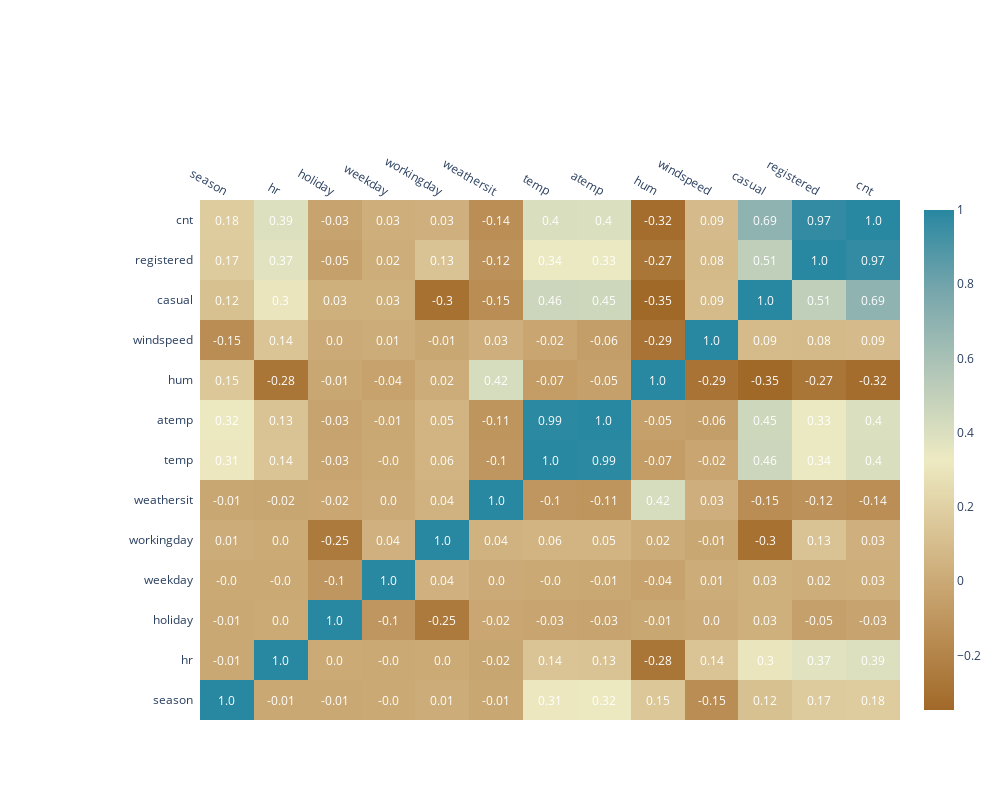

The cell this chart's notebook holds for it:
### Code cell
import plotly.figure_factory as ff
fig=ff.create_annotated_heatmap(z=corr_.values,
                           x=list(corr_.columns),
                           y=list(corr_.index),
                           annotation_text=corr_.round(2).values,
                           showscale=True,
                               colorscale='Earth',)
fig.layout.margin=dict(l=200,t=200)
fig.layout.height=800
fig.layout.width=1000
iplot(fig)

### Figure 1 — Plotly figure (JSON) as saved in the notebook; plotly's stock layout.template omitted (floating-point values rounded to 4 significant figures; data arrays with more than 128 entries replaced by an {"elided": "..."} marker saying what was removed)
{"data": [{"colorscale": [[0, "rgb(161, 105, 40)"], [0.1667, "rgb(189, 146, 90)"], [0.3333, "rgb(214, 189, 141)"], [0.5, "rgb(237, 234, 194)"], [0.6667, "rgb(181, 200, 184)"], [0.8333, "rgb(121, 167, 172)"], [1, "rgb(40, 135, 161)"]], "reversescale": false, "showscale": true, "type": "heatmap", "x": ["season", "hr", "holiday", "weekday", "workingday", "weathersit", "temp", "atemp", "hum", "windspeed", "casual", "registered", "cnt"], "y": ["season", "hr", "holiday", "weekday", "workingday", "weathersit", "temp", "atemp", "hum", "windspeed", "casual", "registered", "cnt"], "z": {"elided": "13x13 float values"}}], "layout": {"annotations": [{"font": {"color": "#FFFFFF"}, "showarrow": false, "text": "1.0", "x": "season", "xref": "x", "y": "season", "yref": "y"}, {"font": {"color": "#FFFFFF"}, "showarrow": false, "text": "-0.01", "x": "hr", "xref": "x", "y": "season", "yref": "y"}, {"font": {"color": "#FFFFFF"}, "showarrow": false, "text": "-0.01", "x": "holiday", "xref": "x", "y": "season", "yref": "y"}, {"font": {"color": "#FFFFFF"}, "showarrow": false, "text": "-0.0", "x": "weekday", "xref": "x", "y": "season", "yref": "y"}, {"font": {"color": "#FFFFFF"}, "showarrow": false, "text": "0.01", "x": "workingday", "xref": "x", "y": "season", "yref": "y"}, {"font": {"color": "#FFFFFF"}, "showarrow": false, "text": "-0.01", "x": "weathersit", "xref": "x", "y": "season", "yref": "y"}, {"font": {"color": "#FFFFFF"}, "showarrow": false, "text": "0.31", "x": "temp", "xref": "x", "y": "season", "yref": "y"}, {"font": {"color": "#FFFFFF"}, "showarrow": false, "text": "0.32", "x": "atemp", "xref": "x", "y": "season", "yref": "y"}, {"font": {"color": "#FFFFFF"}, "showarrow": false, "text": "0.15", "x": "hum", "xref": "x", "y": "season", "yref": "y"}, {"font": {"color": "#FFFFFF"}, "showarrow": false, "text": "-0.15", "x": "windspeed", "xref": "x", "y": "season", "yref": "y"}, {"font": {"color": "#FFFFFF"}, "showarrow": false, "text": "0.12", "x": "casual", "xref": "x", "y": "season", "yref": "y"}, {"font": {"color": "#FFFFFF"}, "showarrow": false, "text": "0.17", "x": "registered", "xref": "x", "y": "season", "yref": "y"}, {"font": {"color": "#FFFFFF"}, "showarrow": false, "text": "0.18", "x": "cnt", "xref": "x", "y": "season", "yref": "y"}, {"font": {"color": "#FFFFFF"}, "showarrow": false, "text": "-0.01", "x": "season", "xref": "x", "y": "hr", "yref": "y"}, {"font": {"color": "#FFFFFF"}, "showarrow": false, "text": "1.0", "x": "hr", "xref": "x", "y": "hr", "yref": "y"}, {"font": {"color": "#FFFFFF"}, "showarrow": false, "text": "0.0", "x": "holiday", "xref": "x", "y": "hr", "yref": "y"}, {"font": {"color": "#FFFFFF"}, "showarrow": false, "text": "-0.0", "x": "weekday", "xref": "x", "y": "hr", "yref": "y"}, {"font": {"color": "#FFFFFF"}, "showarrow": false, "text": "0.0", "x": "workingday", "xref": "x", "y": "hr", "yref": "y"}, {"font": {"color": "#FFFFFF"}, "showarrow": false, "text": "-0.02", "x": "weathersit", "xref": "x", "y": "hr", "yref": "y"}, {"font": {"color": "#FFFFFF"}, "showarrow": false, "text": "0.14", "x": "temp", "xref": "x", "y": "hr", "yref": "y"}, {"font": {"color": "#FFFFFF"}, "showarrow": false, "text": "0.13", "x": "atemp", "xref": "x", "y": "hr", "yref": "y"}, {"font": {"color": "#FFFFFF"}, "showarrow": false, "text": "-0.28", "x": "hum", "xref": "x", "y": "hr", "yref": "y"}, {"font": {"color": "#FFFFFF"}, "showarrow": false, "text": "0.14", "x": "windspeed", "xref": "x", "y": "hr", "yref": "y"}, {"font": {"color": "#FFFFFF"}, "showarrow": false, "text": "0.3", "x": "casual", "xref": "x", "y": "hr", "yref": "y"}, {"font": {"color": "#FFFFFF"}, "showarrow": false, "text": "0.37", "x": "registered", "xref": "x", "y": "hr", "yref": "y"}, {"font": {"color": "#FFFFFF"}, "showarrow": false, "text": "0.39", "x": "cnt", "xref": "x", "y": "hr", "yref": "y"}, {"font": {"color": "#FFFFFF"}, "showarrow": false, "text": "-0.01", "x": "season", "xref": "x", "y": "holiday", "yref": "y"}, {"font": {"color": "#FFFFFF"}, "showarrow": false, "text": "0.0", "x": "hr", "xref": "x", "y": "holiday", "yref": "y"}, {"font": {"color": "#FFFFFF"}, "showarrow": false, "text": "1.0", "x": "holiday", "xref": "x", "y": "holiday", "yref": "y"}, {"font": {"color": "#FFFFFF"}, "showarrow": false, "text": "-0.1", "x": "weekday", "xref": "x", "y": "holiday", "yref": "y"}, {"font": {"color": "#FFFFFF"}, "showarrow": false, "text": "-0.25", "x": "workingday", "xref": "x", "y": "holiday", "yref": "y"}, {"font": {"color": "#FFFFFF"}, "showarrow": false, "text": "-0.02", "x": "weathersit", "xref": "x", "y": "holiday", "yref": "y"}, {"font": {"color": "#FFFFFF"}, "showarrow": false, "text": "-0.03", "x": "temp", "xref": "x", "y": "holiday", "yref": "y"}, {"font": {"color": "#FFFFFF"}, "showarrow": false, "text": "-0.03", "x": "atemp", "xref": "x", "y": "holiday", "yref": "y"}, {"font": {"color": "#FFFFFF"}, "showarrow": false, "text": "-0.01", "x": "hum", "xref": "x", "y": "holiday", "yref": "y"}, {"font": {"color": "#FFFFFF"}, "showarrow": false, "text": "0.0", "x": "windspeed", "xref": "x", "y": "holiday", "yref": "y"}, {"font": {"color": "#FFFFFF"}, "showarrow": false, "text": "0.03", "x": "casual", "xref": "x", "y": "holiday", "yref": "y"}, {"font": {"color": "#FFFFFF"}, "showarrow": false, "text": "-0.05", "x": "registered", "xref": "x", "y": "holiday", "yref": "y"}, {"font": {"color": "#FFFFFF"}, "showarrow": false, "text": "-0.03", "x": "cnt", "xref": "x", "y": "holiday", "yref": "y"}, {"font": {"color": "#FFFFFF"}, "showarrow": false, "text": "-0.0", "x": "season", "xref": "x", "y": "weekday", "yref": "y"}, {"font": {"color": "#FFFFFF"}, "showarrow": false, "text": "-0.0", "x": "hr", "xref": "x", "y": "weekday", "yref": "y"}, {"font": {"color": "#FFFFFF"}, "showarrow": false, "text": "-0.1", "x": "holiday", "xref": "x", "y": "weekday", "yref": "y"}, {"font": {"color": "#FFFFFF"}, "showarrow": false, "text": "1.0", "x": "weekday", "xref": "x", "y": "weekday", "yref": "y"}, {"font": {"color": "#FFFFFF"}, "showarrow": false, "text": "0.04", "x": "workingday", "xref": "x", "y": "weekday", "yref": "y"}, {"font": {"color": "#FFFFFF"}, "showarrow": false, "text": "0.0", "x": "weathersit", "xref": "x", "y": "weekday", "yref": "y"}, {"font": {"color": "#FFFFFF"}, "showarrow": false, "text": "-0.0", "x": "temp", "xref": "x", "y": "weekday", "yref": "y"}, {"font": {"color": "#FFFFFF"}, "showarrow": false, "text": "-0.01", "x": "atemp", "xref": "x", "y": "weekday", "yref": "y"}, {"font": {"color": "#FFFFFF"}, "showarrow": false, "text": "-0.04", "x": "hum", "xref": "x", "y": "weekday", "yref": "y"}, {"font": {"color": "#FFFFFF"}, "showarrow": false, "text": "0.01", "x": "windspeed", "xref": "x", "y": "weekday", "yref": "y"}, {"font": {"color": "#FFFFFF"}, "showarrow": false, "text": "0.03", "x": "casual", "xref": "x", "y": "weekday", "yref": "y"}, {"font": {"color": "#FFFFFF"}, "showarrow": false, "text": "0.02", "x": "registered", "xref": "x", "y": "weekday", "yref": "y"}, {"font": {"color": "#FFFFFF"}, "showarrow": false, "text": "0.03", "x": "cnt", "xref": "x", "y": "weekday", "yref": "y"}, {"font": {"color": "#FFFFFF"}, "showarrow": false, "text": "0.01", "x": "season", "xref": "x", "y": "workingday", "yref": "y"}, {"font": {"color": "#FFFFFF"}, "showarrow": false, "text": "0.0", "x": "hr", "xref": "x", "y": "workingday", "yref": "y"}, {"font": {"color": "#FFFFFF"}, "showarrow": false, "text": "-0.25", "x": "holiday", "xref": "x", "y": "workingday", "yref": "y"}, {"font": {"color": "#FFFFFF"}, "showarrow": false, "text": "0.04", "x": "weekday", "xref": "x", "y": "workingday", "yref": "y"}, {"font": {"color": "#FFFFFF"}, "showarrow": false, "text": "1.0", "x": "workingday", "xref": "x", "y": "workingday", "yref": "y"}, {"font": {"color": "#FFFFFF"}, "showarrow": false, "text": "0.04", "x": "weathersit", "xref": "x", "y": "workingday", "yref": "y"}, {"font": {"color": "#FFFFFF"}, "showarrow": false, "text": "0.06", "x": "temp", "xref": "x", "y": "workingday", "yref": "y"}, {"font": {"color": "#FFFFFF"}, "showarrow": false, "text": "0.05", "x": "atemp", "xref": "x", "y": "workingday", "yref": "y"}, {"font": {"color": "#FFFFFF"}, "showarrow": false, "text": "0.02", "x": "hum", "xref": "x", "y": "workingday", "yref": "y"}, {"font": {"color": "#FFFFFF"}, "showarrow": false, "text": "-0.01", "x": "windspeed", "xref": "x", "y": "workingday", "yref": "y"}, {"font": {"color": "#FFFFFF"}, "showarrow": false, "text": "-0.3", "x": "casual", "xref": "x", "y": "workingday", "yref": "y"}, {"font": {"color": "#FFFFFF"}, "showarrow": false, "text": "0.13", "x": "registered", "xref": "x", "y": "workingday", "yref": "y"}, {"font": {"color": "#FFFFFF"}, "showarrow": false, "text": "0.03", "x": "cnt", "xref": "x", "y": "workingday", "yref": "y"}, {"font": {"color": "#FFFFFF"}, "showarrow": false, "text": "-0.01", "x": "season", "xref": "x", "y": "weathersit", "yref": "y"}, {"font": {"color": "#FFFFFF"}, "showarrow": false, "text": "-0.02", "x": "hr", "xref": "x", "y": "weathersit", "yref": "y"}, {"font": {"color": "#FFFFFF"}, "showarrow": false, "text": "-0.02", "x": "holiday", "xref": "x", "y": "weathersit", "yref": "y"}, {"font": {"color": "#FFFFFF"}, "showarrow": false, "text": "0.0", "x": "weekday", "xref": "x", "y": "weathersit", "yref": "y"}, {"font": {"color": "#FFFFFF"}, "showarrow": false, "text": "0.04", "x": "workingday", "xref": "x", "y": "weathersit", "yref": "y"}, {"font": {"color": "#FFFFFF"}, "showarrow": false, "text": "1.0", "x": "weathersit", "xref": "x", "y": "weathersit", "yref": "y"}, {"font": {"color": "#FFFFFF"}, "showarrow": false, "text": "-0.1", "x": "temp", "xref": "x", "y": "weathersit", "yref": "y"}, {"font": {"color": "#FFFFFF"}, "showarrow": false, "text": "-0.11", "x": "atemp", "xref": "x", "y": "weathersit", "yref": "y"}, {"font": {"color": "#FFFFFF"}, "showarrow": false, "text": "0.42", "x": "hum", "xref": "x", "y": "weathersit", "yref": "y"}, {"font": {"color": "#FFFFFF"}, "showarrow": false, "text": "0.03", "x": "windspeed", "xref": "x", "y": "weathersit", "yref": "y"}, {"font": {"color": "#FFFFFF"}, "showarrow": false, "text": "-0.15", "x": "casual", "xref": "x", "y": "weathersit", "yref": "y"}, {"font": {"color": "#FFFFFF"}, "showarrow": false, "text": "-0.12", "x": "registered", "xref": "x", "y": "weathersit", "yref": "y"}, {"font": {"color": "#FFFFFF"}, "showarrow": false, "text": "-0.14", "x": "cnt", "xref": "x", "y": "weathersit", "yref": "y"}, {"font": {"color": "#FFFFFF"}, "showarrow": false, "text": "0.31", "x": "season", "xref": "x", "y": "temp", "yref": "y"}, {"font": {"color": "#FFFFFF"}, "showarrow": false, "text": "0.14", "x": "hr", "xref": "x", "y": "temp", "yref": "y"}, {"font": {"color": "#FFFFFF"}, "showarrow": false, "text": "-0.03", "x": "holiday", "xref": "x", "y": "temp", "yref": "y"}, {"font": {"color": "#FFFFFF"}, "showarrow": false, "text": "-0.0", "x": "weekday", "xref": "x", "y": "temp", "yref": "y"}, {"font": {"color": "#FFFFFF"}, "showarrow": false, "text": "0.06", "x": "workingday", "xref": "x", "y": "temp", "yref": "y"}, {"font": {"color": "#FFFFFF"}, "showarrow": false, "text": "-0.1", "x": "weathersit", "xref": "x", "y": "temp", "yref": "y"}, {"font": {"color": "#FFFFFF"}, "showarrow": false, "text": "1.0", "x": "temp", "xref": "x", "y": "temp", "yref": "y"}, {"font": {"color": "#FFFFFF"}, "showarrow": false, "text": "0.99", "x": "atemp", "xref": "x", "y": "temp", "yref": "y"}, {"font": {"color": "#FFFFFF"}, "showarrow": false, "text": "-0.07", "x": "hum", "xref": "x", "y": "temp", "yref": "y"}, {"font": {"color": "#FFFFFF"}, "showarrow": false, "text": "-0.02", "x": "windspeed", "xref": "x", "y": "temp", "yref": "y"}, {"font": {"color": "#FFFFFF"}, "showarrow": false, "text": "0.46", "x": "casual", "xref": "x", "y": "temp", "yref": "y"}, {"font": {"color": "#FFFFFF"}, "showarrow": false, "text": "0.34", "x": "registered", "xref": "x", "y": "temp", "yref": "y"}, {"font": {"color": "#FFFFFF"}, "showarrow": false, "text": "0.4", "x": "cnt", "xref": "x", "y": "temp", "yref": "y"}, {"font": {"color": "#FFFFFF"}, "showarrow": false, "text": "0.32", "x": "season", "xref": "x", "y": "atemp", "yref": "y"}, {"font": {"color": "#FFFFFF"}, "showarrow": false, "text": "0.13", "x": "hr", "xref": "x", "y": "atemp", "yref": "y"}, {"font": {"color": "#FFFFFF"}, "showarrow": false, "text": "-0.03", "x": "holiday", "xref": "x", "y": "atemp", "yref": "y"}, {"font": {"color": "#FFFFFF"}, "showarrow": false, "text": "-0.01", "x": "weekday", "xref": "x", "y": "atemp", "yref": "y"}, {"font": {"color": "#FFFFFF"}, "showarrow": false, "text": "0.05", "x": "workingday", "xref": "x", "y": "atemp", "yref": "y"}, {"font": {"color": "#FFFFFF"}, "showarrow": false, "text": "-0.11", "x": "weathersit", "xref": "x", "y": "atemp", "yref": "y"}, {"font": {"color": "#FFFFFF"}, "showarrow": false, "text": "0.99", "x": "temp", "xref": "x", "y": "atemp", "yref": "y"}, {"font": {"color": "#FFFFFF"}, "showarrow": false, "text": "1.0", "x": "atemp", "xref": "x", "y": "atemp", "yref": "y"}, {"font": {"color": "#FFFFFF"}, "showarrow": false, "text": "-0.05", "x": "hum", "xref": "x", "y": "atemp", "yref": "y"}, {"font": {"color": "#FFFFFF"}, "showarrow": false, "text": "-0.06", "x": "windspeed", "xref": "x", "y": "atemp", "yref": "y"}, {"font": {"color": "#FFFFFF"}, "showarrow": false, "text": "0.45", "x": "casual", "xref": "x", "y": "atemp", "yref": "y"}, {"font": {"color": "#FFFFFF"}, "showarrow": false, "text": "0.33", "x": "registered", "xref": "x", "y": "atemp", "yref": "y"}, {"font": {"color": "#FFFFFF"}, "showarrow": false, "text": "0.4", "x": "cnt", "xref": "x", "y": "atemp", "yref": "y"}, {"font": {"color": "#FFFFFF"}, "showarrow": false, "text": "0.15", "x": "season", "xref": "x", "y": "hum", "yref": "y"}, {"font": {"color": "#FFFFFF"}, "showarrow": false, "text": "-0.28", "x": "hr", "xref": "x", "y": "hum", "yref": "y"}, {"font": {"color": "#FFFFFF"}, "showarrow": false, "text": "-0.01", "x": "holiday", "xref": "x", "y": "hum", "yref": "y"}, {"font": {"color": "#FFFFFF"}, "showarrow": false, "text": "-0.04", "x": "weekday", "xref": "x", "y": "hum", "yref": "y"}, {"font": {"color": "#FFFFFF"}, "showarrow": false, "text": "0.02", "x": "workingday", "xref": "x", "y": "hum", "yref": "y"}, {"font": {"color": "#FFFFFF"}, "showarrow": false, "text": "0.42", "x": "weathersit", "xref": "x", "y": "hum", "yref": "y"}, {"font": {"color": "#FFFFFF"}, "showarrow": false, "text": "-0.07", "x": "temp", "xref": "x", "y": "hum", "yref": "y"}, {"font": {"color": "#FFFFFF"}, "showarrow": false, "text": "-0.05", "x": "atemp", "xref": "x", "y": "hum", "yref": "y"}, {"font": {"color": "#FFFFFF"}, "showarrow": false, "text": "1.0", "x": "hum", "xref": "x", "y": "hum", "yref": "y"}, {"font": {"color": "#FFFFFF"}, "showarrow": false, "text": "-0.29", "x": "windspeed", "xref": "x", "y": "hum", "yref": "y"}, {"font": {"color": "#FFFFFF"}, "showarrow": false, "text": "-0.35", "x": "casual", "xref": "x", "y": "hum", "yref": "y"}, {"font": {"color": "#FFFFFF"}, "showarrow": false, "text": "-0.27", "x": "registered", "xref": "x", "y": "hum", "yref": "y"}, {"font": {"color": "#FFFFFF"}, "showarrow": false, "text": "-0.32", "x": "cnt", "xref": "x", "y": "hum", "yref": "y"}, {"font": {"color": "#FFFFFF"}, "showarrow": false, "text": "-0.15", "x": "season", "xref": "x", "y": "windspeed", "yref": "y"}, {"font": {"color": "#FFFFFF"}, "showarrow": false, "text": "0.14", "x": "hr", "xref": "x", "y": "windspeed", "yref": "y"}, {"font": {"color": "#FFFFFF"}, "showarrow": false, "text": "0.0", "x": "holiday", "xref": "x", "y": "windspeed", "yref": "y"}, {"font": {"color": "#FFFFFF"}, "showarrow": false, "text": "0.01", "x": "weekday", "xref": "x", "y": "windspeed", "yref": "y"}, {"font": {"color": "#FFFFFF"}, "showarrow": false, "text": "-0.01", "x": "workingday", "xref": "x", "y": "windspeed", "yref": "y"}, {"font": {"color": "#FFFFFF"}, "showarrow": false, "text": "0.03", "x": "weathersit", "xref": "x", "y": "windspeed", "yref": "y"}, {"font": {"color": "#FFFFFF"}, "showarrow": false, "text": "-0.02", "x": "temp", "xref": "x", "y": "windspeed", "yref": "y"}, {"font": {"color": "#FFFFFF"}, "showarrow": false, "text": "-0.06", "x": "atemp", "xref": "x", "y": "windspeed", "yref": "y"}, {"font": {"color": "#FFFFFF"}, "showarrow": false, "text": "-0.29", "x": "hum", "xref": "x", "y": "windspeed", "yref": "y"}, {"font": {"color": "#FFFFFF"}, "showarrow": false, "text": "1.0", "x": "windspeed", "xref": "x", "y": "windspeed", "yref": "y"}, {"font": {"color": "#FFFFFF"}, "showarrow": false, "text": "0.09", "x": "casual", "xref": "x", "y": "windspeed", "yref": "y"}, {"font": {"color": "#FFFFFF"}, "showarrow": false, "text": "0.08", "x": "registered", "xref": "x", "y": "windspeed", "yref": "y"}, {"font": {"color": "#FFFFFF"}, "showarrow": false, "text": "0.09", "x": "cnt", "xref": "x", "y": "windspeed", "yref": "y"}, {"font": {"color": "#FFFFFF"}, "showarrow": false, "text": "0.12", "x": "season", "xref": "x", "y": "casual", "yref": "y"}, {"font": {"color": "#FFFFFF"}, "showarrow": false, "text": "0.3", "x": "hr", "xref": "x", "y": "casual", "yref": "y"}, {"font": {"color": "#FFFFFF"}, "showarrow": false, "text": "0.03", "x": "holiday", "xref": "x", "y": "casual", "yref": "y"}, {"font": {"color": "#FFFFFF"}, "showarrow": false, "text": "0.03", "x": "weekday", "xref": "x", "y": "casual", "yref": "y"}, {"font": {"color": "#FFFFFF"}, "showarrow": false, "text": "-0.3", "x": "workingday", "xref": "x", "y": "casual", "yref": "y"}, {"font": {"color": "#FFFFFF"}, "showarrow": false, "text": "-0.15", "x": "weathersit", "xref": "x", "y": "casual", "yref": "y"}, {"font": {"color": "#FFFFFF"}, "showarrow": false, "text": "0.46", "x": "temp", "xref": "x", "y": "casual", "yref": "y"}, {"font": {"color": "#FFFFFF"}, "showarrow": false, "text": "0.45", "x": "atemp", "xref": "x", "y": "casual", "yref": "y"}, {"font": {"color": "#FFFFFF"}, "showarrow": false, "text": "-0.35", "x": "hum", "xref": "x", "y": "casual", "yref": "y"}, {"font": {"color": "#FFFFFF"}, "showarrow": false, "text": "0.09", "x": "windspeed", "xref": "x", "y": "casual", "yref": "y"}, {"font": {"color": "#FFFFFF"}, "showarrow": false, "text": "1.0", "x": "casual", "xref": "x", "y": "casual", "yref": "y"}, {"font": {"color": "#FFFFFF"}, "showarrow": false, "text": "0.51", "x": "registered", "xref": "x", "y": "casual", "yref": "y"}, {"font": {"color": "#FFFFFF"}, "showarrow": false, "text": "0.69", "x": "cnt", "xref": "x", "y": "casual", "yref": "y"}, {"font": {"color": "#FFFFFF"}, "showarrow": false, "text": "0.17", "x": "season", "xref": "x", "y": "registered", "yref": "y"}, {"font": {"color": "#FFFFFF"}, "showarrow": false, "text": "0.37", "x": "hr", "xref": "x", "y": "registered", "yref": "y"}, {"font": {"color": "#FFFFFF"}, "showarrow": false, "text": "-0.05", "x": "holiday", "xref": "x", "y": "registered", "yref": "y"}, {"font": {"color": "#FFFFFF"}, "showarrow": false, "text": "0.02", "x": "weekday", "xref": "x", "y": "registered", "yref": "y"}, {"font": {"color": "#FFFFFF"}, "showarrow": false, "text": "0.13", "x": "workingday", "xref": "x", "y": "registered", "yref": "y"}, {"font": {"color": "#FFFFFF"}, "showarrow": false, "text": "-0.12", "x": "weathersit", "xref": "x", "y": "registered", "yref": "y"}, {"font": {"color": "#FFFFFF"}, "showarrow": false, "text": "0.34", "x": "temp", "xref": "x", "y": "registered", "yref": "y"}, {"font": {"color": "#FFFFFF"}, "showarrow": false, "text": "0.33", "x": "atemp", "xref": "x", "y": "registered", "yref": "y"}, {"font": {"color": "#FFFFFF"}, "showarrow": false, "text": "-0.27", "x": "hum", "xref": "x", "y": "registered", "yref": "y"}, {"font": {"color": "#FFFFFF"}, "showarrow": false, "text": "0.08", "x": "windspeed", "xref": "x", "y": "registered", "yref": "y"}, {"font": {"color": "#FFFFFF"}, "showarrow": false, "text": "0.51", "x": "casual", "xref": "x", "y": "registered", "yref": "y"}, {"font": {"color": "#FFFFFF"}, "showarrow": false, "text": "1.0", "x": "registered", "xref": "x", "y": "registered", "yref": "y"}, {"font": {"color": "#FFFFFF"}, "showarrow": false, "text": "0.97", "x": "cnt", "xref": "x", "y": "registered", "yref": "y"}, {"font": {"color": "#FFFFFF"}, "showarrow": false, "text": "0.18", "x": "season", "xref": "x", "y": "cnt", "yref": "y"}, {"font": {"color": "#FFFFFF"}, "showarrow": false, "text": "0.39", "x": "hr", "xref": "x", "y": "cnt", "yref": "y"}, {"font": {"color": "#FFFFFF"}, "showarrow": false, "text": "-0.03", "x": "holiday", "xref": "x", "y": "cnt", "yref": "y"}, {"font": {"color": "#FFFFFF"}, "showarrow": false, "text": "0.03", "x": "weekday", "xref": "x", "y": "cnt", "yref": "y"}, {"font": {"color": "#FFFFFF"}, "showarrow": false, "text": "0.03", "x": "workingday", "xref": "x", "y": "cnt", "yref": "y"}, {"font": {"color": "#FFFFFF"}, "showarrow": false, "text": "-0.14", "x": "weathersit", "xref": "x", "y": "cnt", "yref": "y"}, {"font": {"color": "#FFFFFF"}, "showarrow": false, "text": "0.4", "x": "temp", "xref": "x", "y": "cnt", "yref": "y"}, {"font": {"color": "#FFFFFF"}, "showarrow": false, "text": "0.4", "x": "atemp", "xref": "x", "y": "cnt", "yref": "y"}, {"font": {"color": "#FFFFFF"}, "showarrow": false, "text": "-0.32", "x": "hum", "xref": "x", "y": "cnt", "yref": "y"}, {"font": {"color": "#FFFFFF"}, "showarrow": false, "text": "0.09", "x": "windspeed", "xref": "x", "y": "cnt", "yref": "y"}, {"font": {"color": "#FFFFFF"}, "showarrow": false, "text": "0.69", "x": "casual", "xref": "x", "y": "cnt", "yref": "y"}, {"font": {"color": "#FFFFFF"}, "showarrow": false, "text": "0.97", "x": "registered", "xref": "x", "y": "cnt", "yref": "y"}, {"font": {"color": "#FFFFFF"}, "showarrow": false, "text": "1.0", "x": "cnt", "xref": "x", "y": "cnt", "yref": "y"}], "height": 800, "margin": {"l": 200, "t": 200}, "width": 1000, "xaxis": {"dtick": 1, "gridcolor": "rgb(0, 0, 0)", "side": "top", "ticks": ""}, "yaxis": {"dtick": 1, "ticks": "", "ticksuffix": "  "}}}
